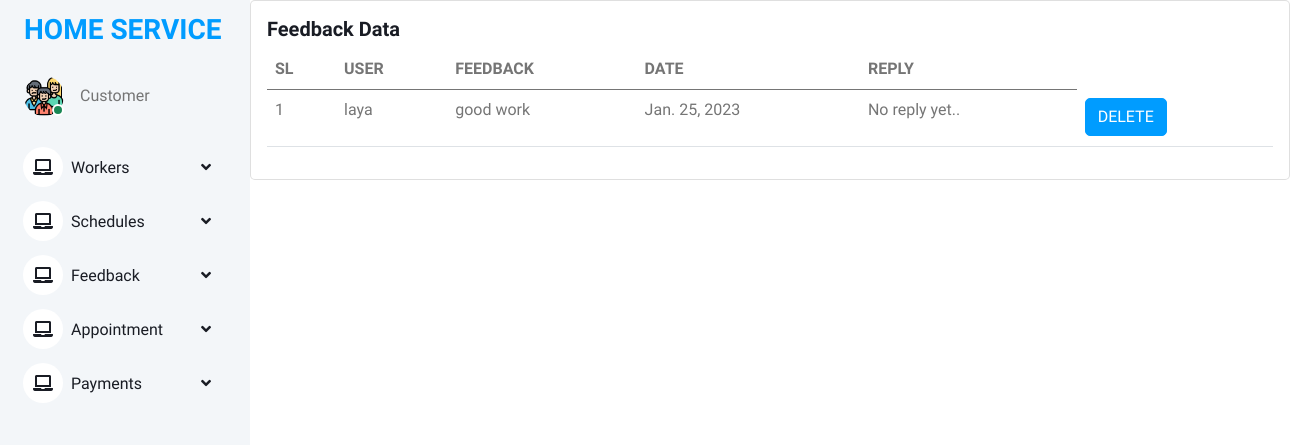
Before: /view (signed in) with the older database file.
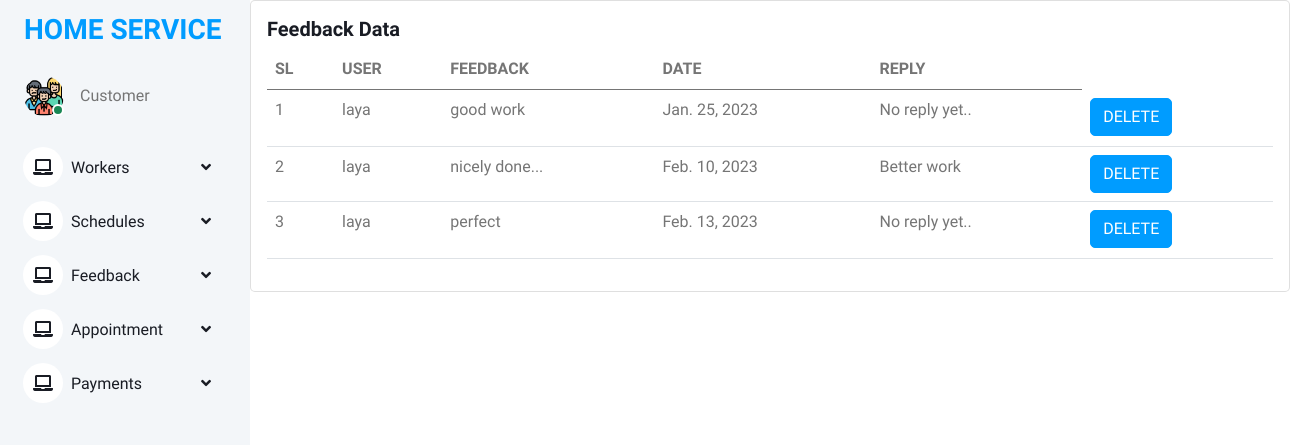
After: the same page with the newer database file.
### online_home_service_app/models.py (models this page shows)
class Complaints(models.Model):
    user = models.ForeignKey(Login,on_delete=models.DO_NOTHING)
    feedback = models.TextField()
    date = models.DateField(auto_now=True)
    reply = models.TextField(null=True,blank=True)

class Login(AbstractUser):
    is_customer=models.BooleanField(default=False)
    is_worker=models.BooleanField(default=False)

### online_home_service_app/views.py (the view)
# urls.py: path("view",views.view,name="view"),
def view(request):
    data = Complaints.objects.filter(user = request.user)
    print(data)
    return render(request, "customer/view.html", {"data": data})

### templates/customer/view.html (shortened to what this page needs)
{% extends "customer/customer base.html" %}
{% block content %}
<div class="card" style="width: 65rem;">
  <div class="card-body">
    <h5 class="card-title">Feedback Data</h5>
<table class="table">
  <thead>
    <tr>
      <th scope="col">SL</th>
      <th scope="col">USER</th>
      <th scope="col">FEEDBACK</th>
      <th scope="col">DATE</th>
      <th scope="col">REPLY</th>
    </tr>
  </thead>
  <tbody>
      {% for i in data %}
    <tr>
      <td>{{forloop.counter}}</td>
      <td>{{i.user}}</td>
        <td>{{i.feedback}}</td>
         <td>{{i.date}}</td>
       <td>
        {% if i.reply == None %}
        <p>No reply yet..</p>
        {% else %}
        {{i.reply}}
        {% endif %}
      </td>
       <td><a href="{% url 'del_feedback' i.id %}" class="btn btn-primary">DELETE</a> </td>
    </tr>
{% endfor %}
  </tbody>
  </table>
{% endblock %}

Changed rows visible on the page:
added Complaints: user "laya", feedback "nicely done...", date "Feb. 10, 2023", reply "Better work"
added Complaints: user "laya", feedback "perfect", date "Feb. 13, 2023", shows "No reply yet.."
